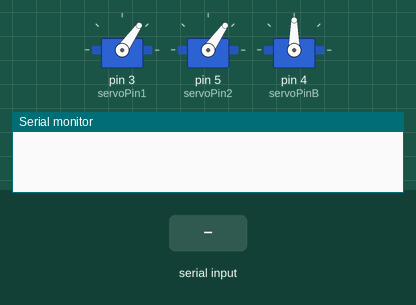
A sketch run on a simulated Arduino Uno, built with avr-gcc and run on an emulated ATmega328P. On the bench: 3 × servo, the last lines printed to the serial monitor. Inputs (shaded band) come from the test bench.

Above: at 1.2 s.
1.3 s: "90,45,200\n" received over Serial
At 2.5 s:
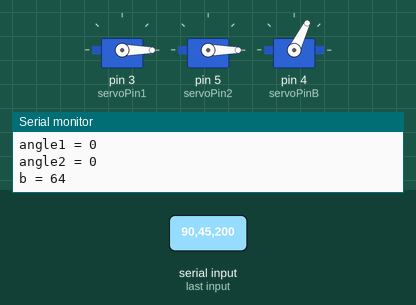
2.8 s: "30,150,10\n" received over Serial
At 3.8 s:
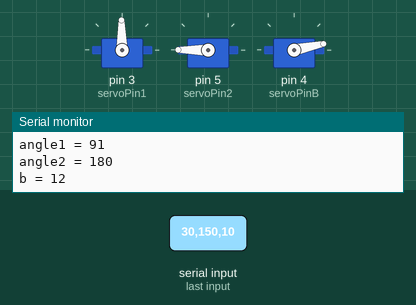
4.3 s: "1,90,45\n" received over Serial
At 4.9 s:
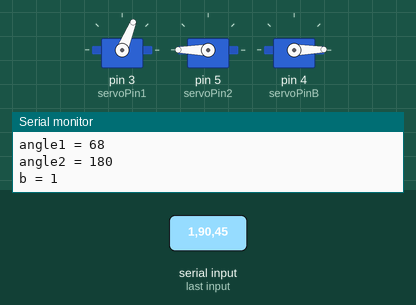
Timing chart, 0 to 7.3 s (numbered marks = the images above; inputs shaded):
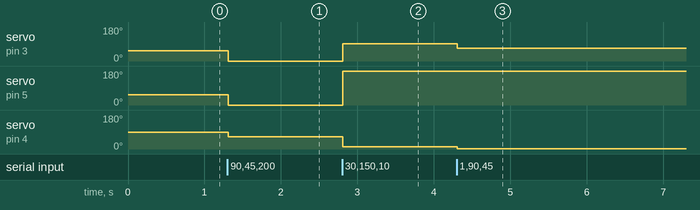

The sketch:

inverse.ino
```cpp
// Include the Servo library
#include <Servo.h>
double l1=39;
double l2=39;
int a;
int c;
// Declare the Servo pin
int servoPin1 = 3;
int servoPin2 = 5;
int servoPinB = 4;
// Create a servo object
Servo Servo1;
Servo Servo2;
Servo ServoB;
void setup() {

   Serial.begin(9600);
  Serial.setTimeout(999999);
   Servo1.attach(servoPin1);
   Servo2.attach(servoPin2);
   ServoB.attach(servoPinB);
   Servo1.write(55);
  Servo2.write(55);
  ServoB.write(90);
}
int area(double s1, double s2, double s3){
  int sem = (s1+s2+s3)/2;
  return sqrt(sem*(sem-s1)*(sem-s2)*(sem-s3)); // area by heron's formula
}
void movToPos(int x, int y, int z){
  double b = atan(double(y)/double(x))*(180/3.1415);// angle for base servo
  double l = sqrt(x*x + y*y);
  double d = sqrt(l*l + z*z);
  double h = area(l1,l2,d)*2/d;
  double phi = atan(z/l)*(180/3.1415);
  double theta = asin(h/l1) *(180/3.1415);
  double delta = asin(h/l2) *(180/3.1415);

  double a1 = theta + phi;//}
  double a2 = theta + delta;  // angle for upper servo
  movToAngle(b,a1,a2);
}
void movToAngle(double b, double a1, double a2){
  Servo1.write(int(95 - a1));
  Servo2.write(int(180-a2));
  ServoB.write(90 - int(b));
  Serial.print("angle1 = ");
  Serial.println(int(95 - a1));
  Serial.print("angle2 = ");
  Serial.println(int(180-a2));
  Serial.print("b = ");
  Serial.println(90 - int(b));

}
int x=-1,y=-1,z=1;
void loop(){
  if(Serial.available()>0){
    while(x==-1)
    {
   x = Serial.parseInt();
   }
  Serial.println(x);
  while(y==-1&&x!=-1&&z==1){
    if(Serial.available()>0){
   y = Serial.parseInt();}}
  Serial.println(y);
  while(z==1&&y!=-1&&x!=-1){
    if(Serial.available()>0){
  z = Serial.parseInt();}}
  Serial.println(z);
  if(x!=-1&&y!=-1&&z!=1){
  movToPos(x,y,z);}
  x=-1,y=-1,z=1;
  }


}
```

Measured:
- after the input at 1.3 s, servo on pin 3 (servoPin1), servo on pin 5 (servoPin2): 55° → 0° at once; servo on pin 4 (servoPinB): 90° → 64° at once
- after the input at 2.8 s, servo on pin 3 (servoPin1): 0° → 91° at once; servo on pin 5 (servoPin2): 0° → 180° at once; servo on pin 4 (servoPinB): 64° → 12° at once
- after the input at 4.3 s, servo on pin 3 (servoPin1): 91° → 68° at once; servo on pin 4 (servoPinB): 12° → 1° at once
